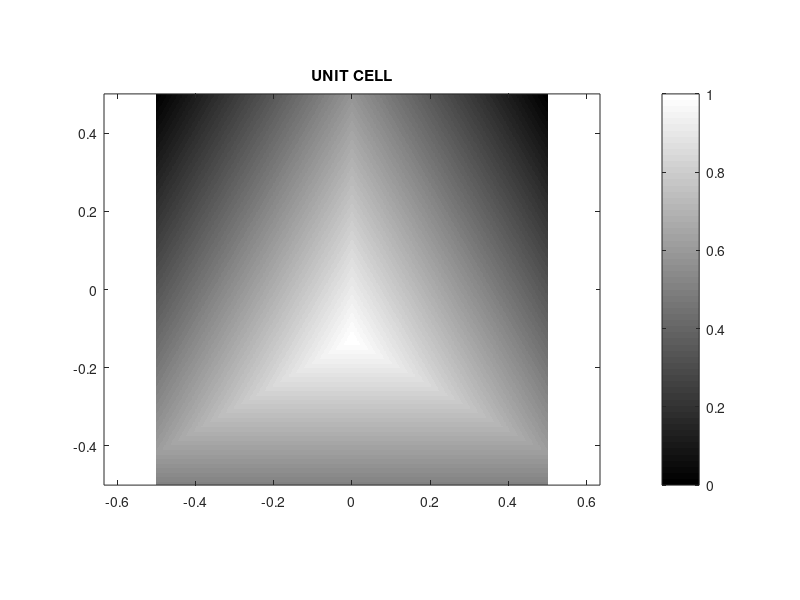

The MATLAB source for this figure:
% HW9.m
%
% Homework #9
% ECE 53922 -- 21ST CENTURY ELECTROMAGNETICS

%%%%%%%%%%%%%%%%%%%%%%%%%%%%%%%%%%%%%%%%%%%%%%%%%%%%%%%%%%%%%%%%%%%%%%%%%%%
%% INITIALIZE MATLAB
%%%%%%%%%%%%%%%%%%%%%%%%%%%%%%%%%%%%%%%%%%%%%%%%%%%%%%%%%%%%%%%%%%%%%%%%%%%

close all;
clc;
clear all;

% UNITS
degrees = pi/180;

% OPEN FIGURE WINDOW WITH WHITE BACKGROUND
fig = figure('Color','w');

%%%%%%%%%%%%%%%%%%%%%%%%%%%%%%%%%%%%%%%%%%%%%%%%%%%%%%%%%%%%%%%%%%%%%%%%%%%
%% DASHBOARD
%%%%%%%%%%%%%%%%%%%%%%%%%%%%%%%%%%%%%%%%%%%%%%%%%%%%%%%%%%%%%%%%%%%%%%%%%%%

% UNIT CELL PARAMETERS
a = 1;
Nxu = 512;
Nyu = Nxu;

% GRID PARAMETERS
Sx = 10;
Sy = Sx;
NRESLO = 10;
NRESHI = 10;

% SVL PARAMETERS
NP = 21;
NQ = NP;

%%%%%%%%%%%%%%%%%%%%%%%%%%%%%%%%%%%%%%%%%%%%%%%%%%%%%%%%%%%%%%%%%%%%%%%%%%%
%% PROBLEM #1: BUILD A GRAYSCALE TRIANGLE UNIT CELL
%%%%%%%%%%%%%%%%%%%%%%%%%%%%%%%%%%%%%%%%%%%%%%%%%%%%%%%%%%%%%%%%%%%%%%%%%%%

% UNIT CELL GRID
dxh = a/Nxu;
dyh = a/Nyu;

% CREATE AXES
xah = [0:Nxu-1]*dxh; xah = xah - mean(xah);
yah = [0:Nyu-1]*dyh; yah = yah - mean(yah);

% UNIT CELL MESHGRID
[YH,XH] = meshgrid(yah,xah);

% DEFINE TRIANGLE VERTICES
w = 0.9*a;
h = w*sqrt(3)/2;
v1 = [ 0 ; h/2 ];
v2 = [ -w/2 ; -h/2 ];
v3 = [ +w/2 ; -h/2 ];

% SECTION 1
p1 = v1;
p2 = v2;
D1 = (p2(2) - p1(2))*XH - (p2(1) - p1(1))*YH + p2(1)*p1(2) - p2(2)*p1(1);
D1 = -D1./sqrt((p2(2) - p1(2))^2 + (p2(1) - p1(1))^2);

% SECTION 2
p1 = v1;
p2 = v3;
D2 = (p2(2) - p1(2))*XH - (p2(1) - p1(1))*YH + p2(1)*p1(2) - p2(2)*p1(1);
D2 = D2./sqrt((p2(2) - p1(2))^2 + (p2(1) - p1(1))^2);

% SECTION 3
p1 = v2;
p2 = v3;
D3 = (p2(2) - p1(2))*XH - (p2(1) - p1(1))*YH + p2(1)*p1(2) - p2(2)*p1(1);
D3 = -D3./sqrt((p2(2) - p1(2))^2 + (p2(1) - p1(1))^2);

% BUILD UNIT CELL
UC = min(D1,D2);
UC = min(UC,D3);
UC = UC - min(UC(:));
UC = UC / max(UC(:));

% DISPLAY UNIT CELL
ha = imagesc(xah,yah,UC');
ha = get(ha,'Parent');
set(ha,'YDir','normal');
axis equal tight;
colorbar;
colormap('Gray');
title('UNIT CELL');

%%%%%%%%%%%%%%%%%%%%%%%%%%%%%%%%%%%%%%%%%%%%%%%%%%%%%%%%%%%%%%%%%%%%%%%%%%%
%% PROBLEM #2: CALCULATE GRIDS
%%%%%%%%%%%%%%%%%%%%%%%%%%%%%%%%%%%%%%%%%%%%%%%%%%%%%%%%%%%%%%%%%%%%%%%%%%%

% LOW RESOLUTION GRID
dx = a/NRESLO;
dy = a/NRESLO;

% CALCULATE GRID
Nx = ceil(Sx/dx);
dx = Sx/Nx;
Ny = ceil(Sy/dy);
dy = Sy/Ny;

% CALCULATE AXES
xa = [0 : Nx-1]*dx; xa = xa - mean(xa);
ya = [0 : Ny-1]*dy; ya = ya - mean(ya);

% CREATE A LOW-RES MESGRID
[Y,X] = meshgrid(ya,xa);

% HIGH RESOLUTION GRID
Kmax = (2*pi/a) * [floor(NP/2) ; floor(NQ/2)];
amin = 2*pi/norm(Kmax);
dx2 = amin/NRESHI;
dy2 = amin/NRESHI;

% CALCULATE GRID
Nx2 = ceil(Sx/dx2);
Ny2 = ceil(Sy/dy2);

% CALCULATE AXES
xa2 = linspace(xa(1),xa(Nx),Nx2);
ya2 = linspace(ya(1),ya(Nx),Ny2);
dx2 = xa2(2) - xa2(1);
dy2 = ya2(2) - ya2(1);

% CREATE A HI-RES MESHGRID
[Y2,X2] = meshgrid(ya2,xa2);

% REPORT VALUES
display(['Nx  = ' num2str(Nx)]);
display(['Ny  = ' num2str(Ny)]);
display(['dx  = ' num2str(dx)]);
display(['dy  = ' num2str(dy)]);
display(['Nx2 = ' num2str(Nx2)]);
display(['Ny2 = ' num2str(Ny2)]);
display(['dx2 = ' num2str(dx2)]);
display(['dy2 = ' num2str(dy2)]);




